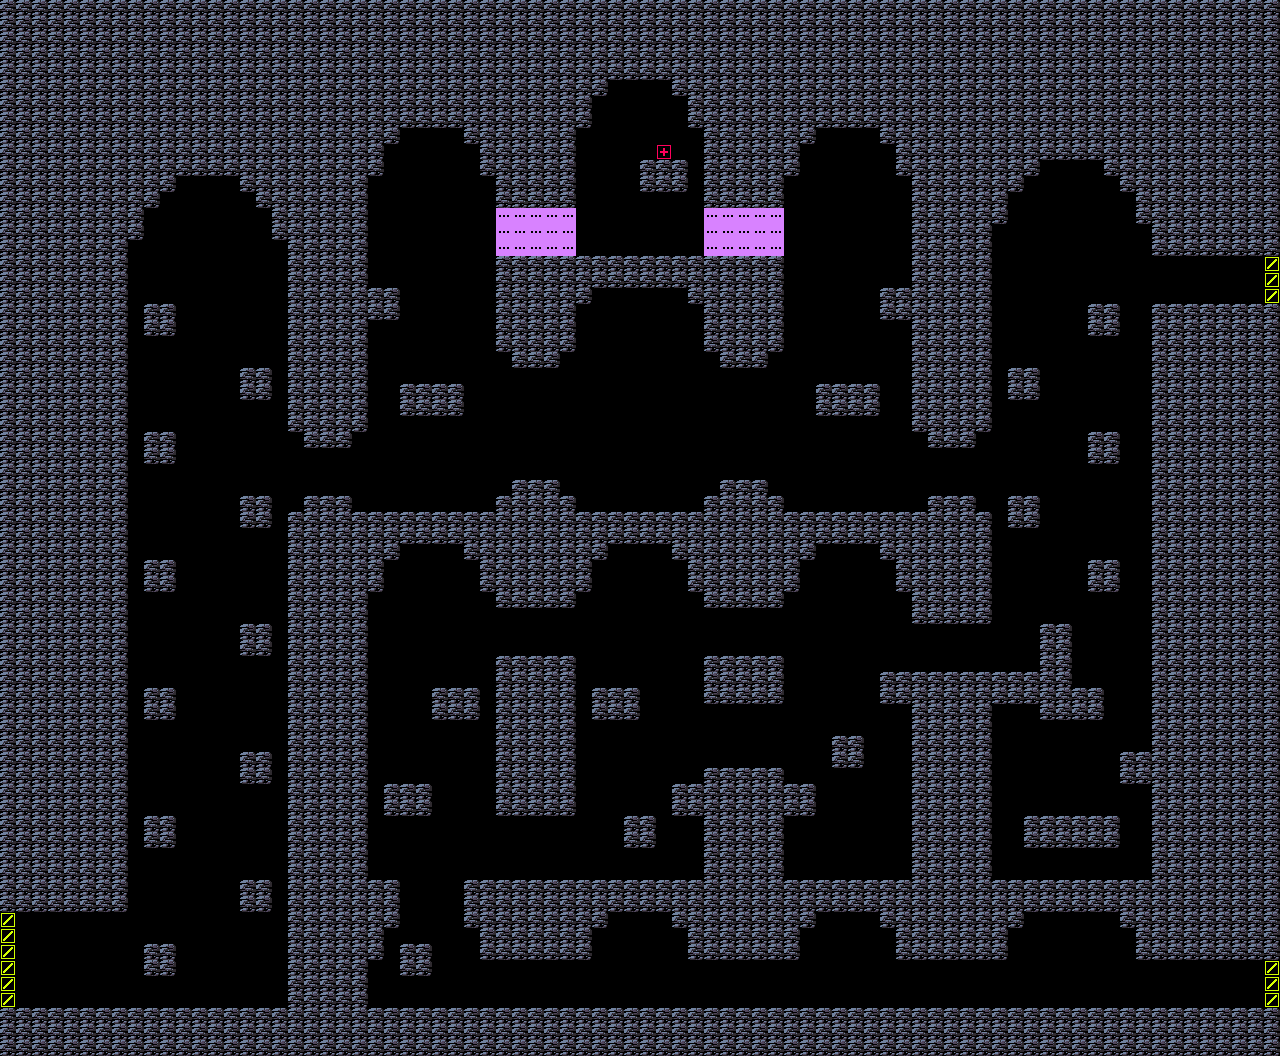

Tiled map render using the project's own tile images. Description and the map definition, with tile-layer contents summarised, below:
An orthogonal 80x66 tile map with 16x16 px tiles, 1 tile layer (Collision) and 26 objects (8x Buzz, 7x Rotund, 4x Spiky, 4x Ripper, 2x Zoomer, ...).

<map version="1.10" tiledversion="1.10.2" orientation="orthogonal" renderorder="right-down" width="80" height="66" tilewidth="16" tileheight="16" infinite="0" nextlayerid="3" nextobjectid="27">
 <tileset firstgid="1" source="../tileset/tileset.tsx" />
 <layer id="1" name="Collision" width="80" height="66">
  <data>[5280 cells, 2965 non-empty, 4 distinct tile ids]</data>
 </layer>
 <objectgroup id="2" name="Creatures">
  <object id="1" type="Rotund" x="152.833" y="763.667">
   <point />
  </object>
  <object id="2" type="Rotund" x="255" y="324">
   <point />
  </object>
  <object id="3" type="Rotund" x="163" y="517">
   <point />
  </object>
  <object id="4" type="Rotund" x="488" y="858.5">
   <point />
  </object>
  <object id="5" type="Rotund" x="632" y="604">
   <point />
  </object>
  <object id="6" type="Rotund" x="888.5" y="821.5">
   <point />
  </object>
  <object id="7" type="Grunt" x="651" y="501">
   <point />
  </object>
  <object id="8" type="Zoomer" x="840.75" y="377.75">
   <point />
  </object>
  <object id="9" type="Zoomer" x="423" y="377">
   <point />
  </object>
  <object id="10" type="Buzz" x="614.5" y="300">
   <point />
  </object>
  <object id="11" type="Buzz" x="1050.33" y="168">
   <point />
  </object>
  <object id="12" type="Buzz" x="183.5" y="186.667">
   <point />
  </object>
  <object id="13" type="Buzz" x="152" y="219">
   <point />
  </object>
  <object id="14" type="Buzz" x="378" y="871.5">
   <point />
  </object>
  <object id="15" type="Buzz" x="695" y="827">
   <point />
  </object>
  <object id="16" type="Buzz" x="643.5" y="923.5">
   <point />
  </object>
  <object id="17" type="Buzz" x="860.5" y="921.5">
   <point />
  </object>
  <object id="18" type="Spiky" x="838" y="1003.5">
   <point />
  </object>
  <object id="19" type="Spiky" x="632.5" y="1003.5">
   <point />
  </object>
  <object id="20" type="Spiky" x="952.5" y="667">
   <point />
  </object>
  <object id="21" type="Spiky" x="532.5" y="650.5">
   <point />
  </object>
  <object id="22" type="Rotund" x="1066.5" y="396.5">
   <point />
  </object>
  <object id="23" type="Ripper" x="1033" y="314.5">
   <point />
  </object>
  <object id="24" type="Ripper" x="1065.33" y="794.667">
   <point />
  </object>
  <object id="25" type="Ripper" x="424.667" y="190">
   <point />
  </object>
  <object id="26" type="Ripper" x="840" y="188">
   <point />
  </object>
 </objectgroup>
</map>
